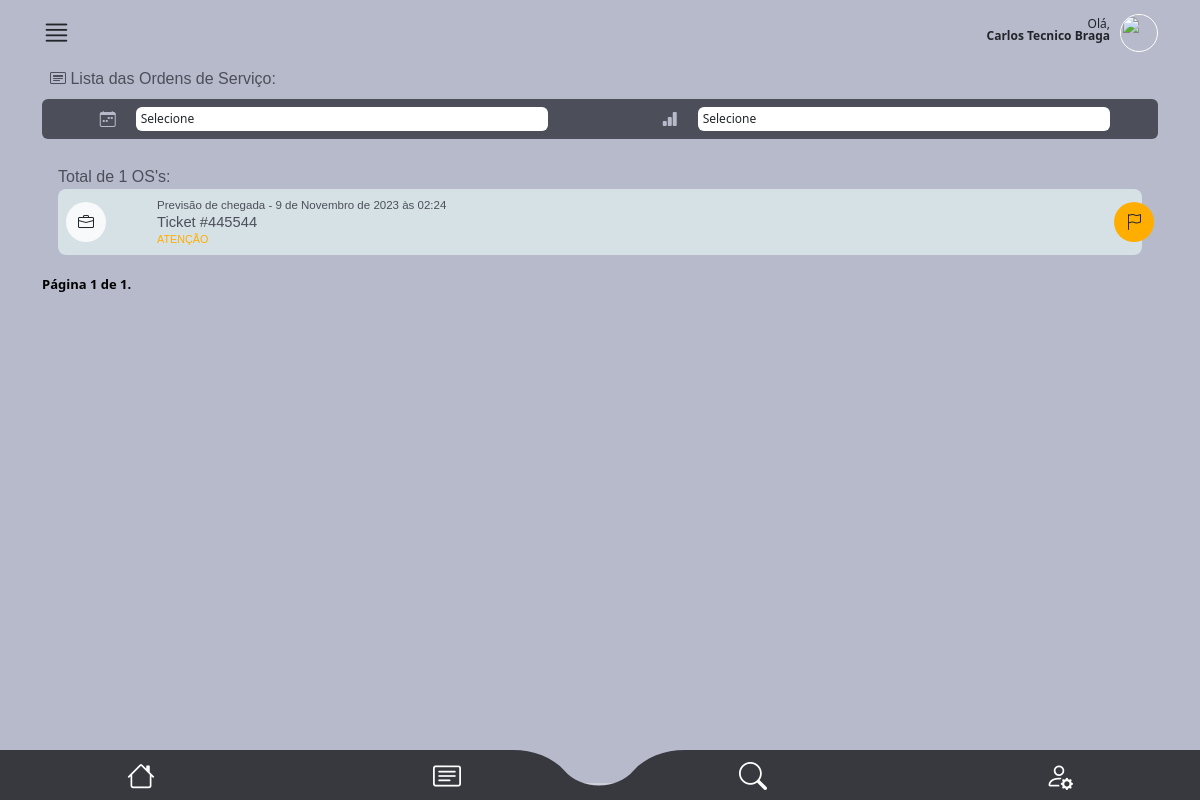
Before: /main/minhas_os/ (signed in) with the older database file.
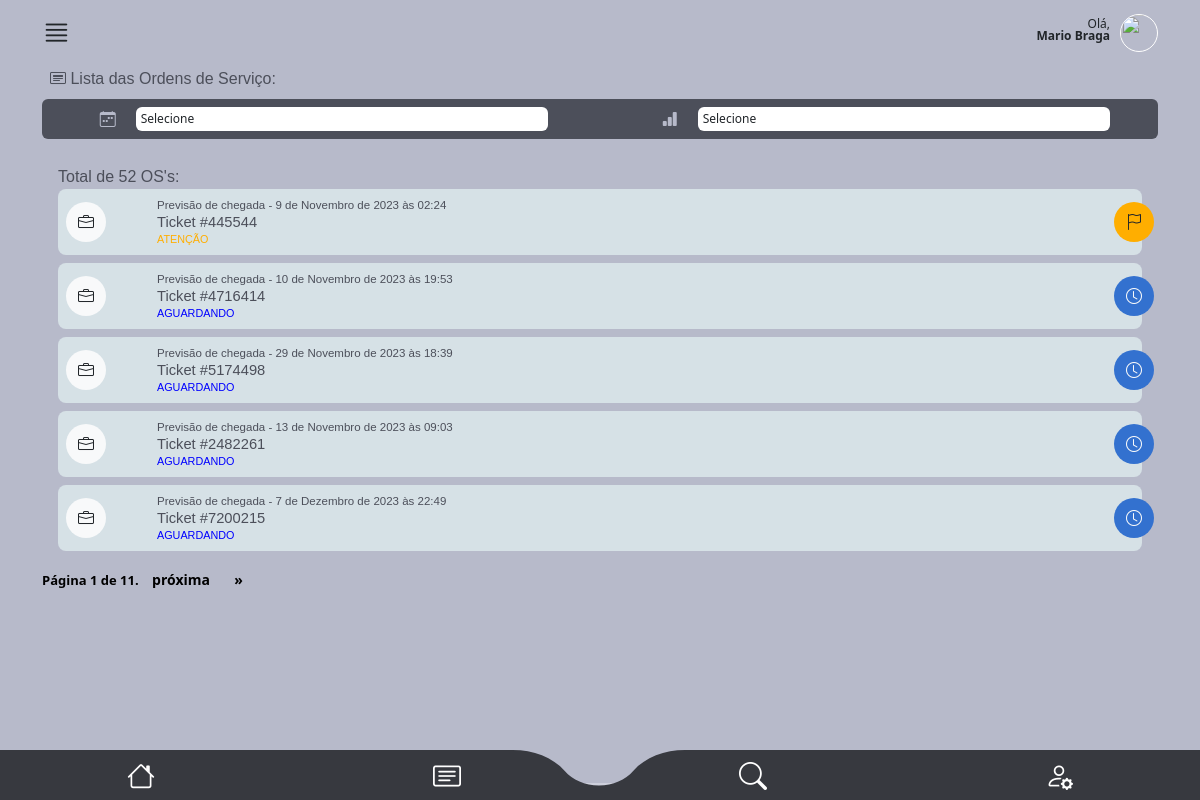
After: the same page with the newer database file.
### authentication/models.py (models this page shows, shortened)
class CustomUser(AbstractUser):
    telefone = models.CharField(max_length=15, null=False)
    endereco = models.ForeignKey(
        Endereco, on_delete=models.CASCADE, null=True, default=None
    )
    foto = models.ImageField(upload_to="img/perfil_user/", null=True, blank=True)
    email = models.EmailField(unique=True)

### staff/models.py (models this page shows, shortened)
class OrdemDeServico(models.Model):
    ticket = models.CharField(max_length=200, unique=True)
    tecnico = models.ForeignKey(
        CustomUser, on_delete=models.CASCADE, related_name="ordens_técnico"
    )
    staff = models.ForeignKey(
        CustomUser, on_delete=models.CASCADE, related_name="ordens_staff"
    )
    descricao = models.TextField(max_length=600)
    previsao_chegada = models.DateTimeField()
    previsao_execucao = models.DateTimeField()
    material = models.CharField(max_length=100, validators=[MinLengthValidator(3)])
    equipamento = models.CharField(max_length=100, validators=[MinLengthValidator(3)])
    data_criacao = models.DateTimeField(auto_now_add=True)
    cliente = models.ForeignKey(Cliente, on_delete=models.CASCADE)
    contrato = models.CharField(max_length=700, null=True, blank=True)
    atividade = models.CharField(max_length=50, choices=ACTIVITY_CHOICES)
    status_tecnico = models.CharField(max_length=50, choices=TECNICAL_CHOICES)
    status = models.CharField(
        max_length=10, choices=STATUS_CHOICES, default="Aguardando"
    )
    atraso_em_minutos = models.CharField(max_length=50, null=True, blank=True, choices=ATRASO_CHOICES)
    atraso_descricao = models.TextField(max_length=400, null=True, blank=True)

### main/views.py (the view, shortened to what this page needs)
@user_passes_test(is_tecnico)
def minhas_os(request):
    try:
        status_filter = request.GET.get("status")
        previsao_chegada_filter = request.GET.get("previsao_chegada")
        user = request.user
        ordens_ativas = OrdemDeServico.objects.filter(
            tecnico=user, status__in=["Atenção", "Urgente", "Aguardando", "Concluído"]
        )
        ordens_ativas_counter = OrdemDeServico.objects.filter(
            tecnico=user, status__in=["Atenção", "Urgente", "Aguardando", "Concluído"]
        )
        if status_filter and status_filter != "Todas":
            ordens_ativas = ordens_ativas.filter(status=status_filter)
        items_per_page = 5
        paginator = Paginator(ordens_ativas, items_per_page)
        page = request.GET.get("page")
        try:
            ordens_ativas = paginator.page(page)
        except PageNotAnInteger:
            ordens_ativas = paginator.page(1)
        except EmptyPage:
            ordens_ativas = paginator.page(paginator.num_pages)
        return render(
            request,
            "minhas_os.html",
            {"ordens_ativas": ordens_ativas, "qtdos": len(ordens_ativas_counter)},
        )
    except Exception as e:
        return render(request, "error.html", {"error_message": str(e)})

### main/helpers.py (called while the page is built)
def is_tecnico(user):
    return user.groups.filter(name="Técnico").exists()

### main/templates/minhas_os.html (shortened to what the changed rows need)
{% extends "base2.html" %}
{%load static%}
{% block rest %}
      <section id="lista_oc_scr">
        <div class="container">
            <div id="oc_lista">
              <div class="tab-pane fade show active" id="pills-01" role="tabpanel" aria-labelledby="pills-home-tab" tabindex="0">
                <label class="mt-2 font-medium color04">Total de {{qtdos}} OS's:</label>
                {% for ordem in ordens_ativas %}
                <div class="oc_lista_item">
                      <a href="{% url 'os_detail2' ordem.id %}" class="a-whole"></a>
                      <div class="row">
                          <div class="col-2 col-md-1">
                              <div class="icon bg-light"><i class="bi bi-briefcase text-dark"></i></div>
                          </div>
                          <div class="col-9 col-md-11">
                              <div class="oc_l_data color04 font-light">Previsão de chegada - {{ ordem.previsao_chegada }}</div>
                              <div class="oc_l_nome font-medium color04">Ticket #{{ ordem.ticket }}</div>
                              <div class="oc_l_status font-medium {% if ordem.status == 'Urgente' %}color-red{% elif ordem.status == 'Atenção' %}color-yellow{% elif ordem.status == 'Aguardando' %}color-blue{% elif ordem.status == 'Concluído' %}color-green{% endif %}">{{ ordem.status }}</div>
                          </div>
                          {% if ordem.status == "Urgente" %}
                              <div class="status_icon bg05 text-light">
                                  <i class="bi bi-exclamation-triangle-fill"></i>
                              </div>
                          {% elif ordem.status == "Atenção" %}
                              <div class="status_icon bg06 text-dark">
                                  <i class="bi bi-flag"></i>
                              </div>
                          {% elif ordem.status == "Aguardando" %}
                              <div class="status_icon bg01 text-light">
                                  <i class="bi bi-clock"></i>
                              </div>
                          {% elif ordem.status == "Concluído" %}
                              <div class="status_icon bg02 text-light">
                                <i class="bi bi-check-circle"></i>
                            </div>
                          {% endif %}
                      </div>
                  </div>
                  {% endfor %}
                </div>
                <div class="pagination">
                  <span class="step-links">
                      <span class="current-page">
                          Página {{ ordens_ativas.number }} de {{ ordens_ativas.paginator.num_pages }}.
                      </span>
                      {% if ordens_ativas.has_next %}
                          <a href="?page={{ ordens_ativas.next_page_number }}">próxima</a>
                          <a href="?page={{ ordens_ativas.paginator.num_pages }}">&raquo;</a>
                      {% endif %}
                  </span>
              </div>
              </div>
      </section>
  {% endblock %}

### main/templates/base2.html (shortened to what this page needs)
{%load static%}
<!DOCTYPE html>
<html lang="en" data-bs-theme="auto">
  <head>
    <link
      rel="stylesheet"
      href="https://cdn.jsdelivr.net/npm/@docsearch/css@3"
    />
    <link
      rel="stylesheet"
      href="https://cdn.jsdelivr.net/npm/bootstrap-icons@1.11.1/font/bootstrap-icons.css"
    />
    <link
      href="{% static 'assets/dist/css/bootstrap.min.css' %}"
      rel="stylesheet"
    />
    <link href="{% static 'assets/css/app_mamminfo.css' %}" rel="stylesheet" />
  </head>
  <body>
    <main class="bg03">
      <header>
        <div class="container">
          <div id="super_menu">
            <div class="row">
              <div class="col-3 text-start">
                <i class="bi bi-justify i_main"></i>
              </div>
              <div class="col-9 text-end">
                <p class="mt-2">
                  Olá,<br />
                  <strong>{{ user.first_name }} {{ user.last_name }}</strong>
                </p>
                <div class="photo_user mt-1">
                  {% if request.user.foto %}
                  <img src="{{ request.user.foto.url }}" alt="User Photo" />
                  {% else %}
                  <img
                    src="https://cdn-icons-png.flaticon.com/512/3106/3106807.png?auto=format&fit=crop&q=80&w=1760&ixlib=rb-4.0.3&ixid=M3wxMjA3fDB8MHxwaG90by1wYWdlfHx8fGVufDB8fHx8fA%3D%3D"
                    alt=""
                  />
                  {% endif %}
                </div>
              </div>
            </div>
          </div>
        </div>
      </header>
      {% block rest %}{% endblock %}
    </main>
    <footer>
      <ul class="row">
        <li class="col-3 mt-1">
          <a href="{% url 'dashboard' %}"><i class="bi bi-house"></i></a>
        </li>
        <li class="col-3 p-0 mt-1 text-start text-md-center">
          <a href="{% url 'minhas_os' %}" class="text-start text-md-center"
            ><i class="bi bi-card-text"></i
          ></a>
        </li>
        <li class="col-3 p-0 mt-1 text-end text-md-center">
          <a href="{% url 'tela_busca' %}" class="text-end text-md-center"
            ><i class="bi bi-search"></i
          ></a>
        </li>
        <li class="col-3 mt-1">
          <a href="{% url 'tela_user' %}"><i class="bi bi-person-gear"></i></a>
        </li>
      </ul>
    </footer>
  </body>
</html>

Changed rows visible on the page:
changed CustomUser "Braga": first_name "Carlos Tecnico" → "Mario"
added OrdemDeServico: previsao_chegada "10 de Novembro de 2023 às 19:53", ticket "4716414", status "AGUARDANDO"
added OrdemDeServico: previsao_chegada "29 de Novembro de 2023 às 18:39", ticket "5174498", status "AGUARDANDO"
added OrdemDeServico: previsao_chegada "13 de Novembro de 2023 às 09:03", ticket "2482261", status "AGUARDANDO"
added OrdemDeServico: previsao_chegada "7 de Dezembro de 2023 às 22:49", ticket "7200215", status "AGUARDANDO"
Other visible differences:
{{ qtdos }}: "1" → "52"
{{ ordens_ativas.paginator.num_pages }}: "1" → "11"
text now shown: "próxima »"
